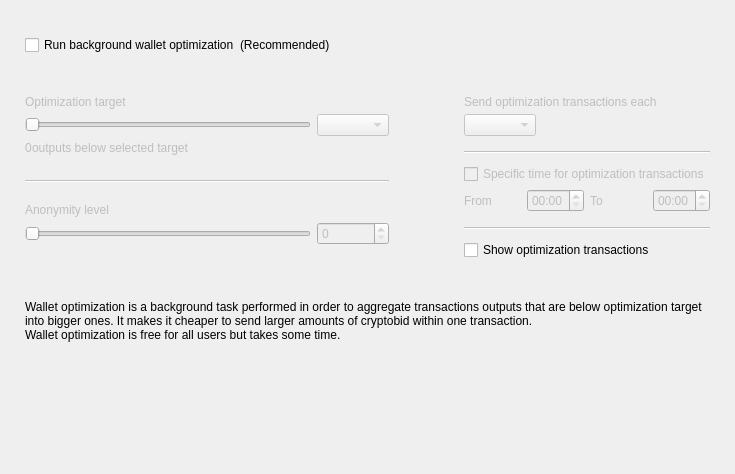
<?xml version="1.0" encoding="UTF-8"?>
<ui version="4.0">
 <class>OptimizationOptionsFrame</class>
 <widget class="QFrame" name="OptimizationOptionsFrame">
  <property name="geometry">
   <rect>
    <x>0</x>
    <y>0</y>
    <width>735</width>
    <height>474</height>
   </rect>
  </property>
  <property name="windowTitle">
   <string>Frame</string>
  </property>
  <property name="frameShape">
   <enum>QFrame::NoFrame</enum>
  </property>
  <property name="frameShadow">
   <enum>QFrame::Raised</enum>
  </property>
  <layout class="QVBoxLayout" name="verticalLayout">
   <property name="spacing">
    <number>0</number>
   </property>
   <property name="leftMargin">
    <number>25</number>
   </property>
   <property name="topMargin">
    <number>35</number>
   </property>
   <property name="rightMargin">
    <number>25</number>
   </property>
   <property name="bottomMargin">
    <number>0</number>
   </property>
   <item>
    <layout class="QHBoxLayout" name="horizontalLayout_2">
     <item>
      <widget class="QCheckBox" name="m_enableOptimizationCheck">
       <property name="text">
        <string>Run background wallet optimization</string>
       </property>
      </widget>
     </item>
     <item>
      <widget class="WalletGui::WalletNormalGrayTextLabel" name="label_8">
       <property name="text">
        <string>(Recommended)</string>
       </property>
      </widget>
     </item>
     <item>
      <spacer name="horizontalSpacer">
       <property name="orientation">
        <enum>Qt::Horizontal</enum>
       </property>
       <property name="sizeHint" stdset="0">
        <size>
         <width>40</width>
         <height>20</height>
        </size>
       </property>
      </spacer>
     </item>
    </layout>
   </item>
   <item>
    <spacer name="verticalSpacer_2">
     <property name="orientation">
      <enum>Qt::Vertical</enum>
     </property>
     <property name="sizeType">
      <enum>QSizePolicy::Fixed</enum>
     </property>
     <property name="sizeHint" stdset="0">
      <size>
       <width>20</width>
       <height>40</height>
      </size>
     </property>
    </spacer>
   </item>
   <item>
    <widget class="QWidget" name="m_optimizationOptionsWidget" native="true">
     <property name="enabled">
      <bool>true</bool>
     </property>
     <layout class="QHBoxLayout" name="horizontalLayout">
      <property name="spacing">
       <number>75</number>
      </property>
      <property name="leftMargin">
       <number>0</number>
      </property>
      <property name="topMargin">
       <number>0</number>
      </property>
      <property name="rightMargin">
       <number>0</number>
      </property>
      <property name="bottomMargin">
       <number>0</number>
      </property>
      <item alignment="Qt::AlignTop">
       <widget class="QWidget" name="widget1" native="true">
        <property name="enabled">
         <bool>false</bool>
        </property>
        <layout class="QGridLayout" name="gridLayout" columnstretch="50,0,0,0">
         <property name="leftMargin">
          <number>0</number>
         </property>
         <property name="topMargin">
          <number>0</number>
         </property>
         <property name="rightMargin">
          <number>0</number>
         </property>
         <property name="bottomMargin">
          <number>0</number>
         </property>
         <property name="verticalSpacing">
          <number>5</number>
         </property>
         <item row="0" column="0" colspan="4">
          <widget class="WalletGui::WalletNormalBlackTextLabel" name="label_5">
           <property name="text">
            <string>Optimization target</string>
           </property>
           <property name="indent">
            <number>0</number>
           </property>
          </widget>
         </item>
         <item row="4" column="0" colspan="4">
          <spacer name="verticalSpacer_3">
           <property name="orientation">
            <enum>Qt::Vertical</enum>
           </property>
           <property name="sizeType">
            <enum>QSizePolicy::Fixed</enum>
           </property>
           <property name="sizeHint" stdset="0">
            <size>
             <width>20</width>
             <height>20</height>
            </size>
           </property>
          </spacer>
         </item>
         <item row="1" column="0" colspan="3">
          <widget class="QSlider" name="m_thresholdSlider">
           <property name="maximum">
            <number>6</number>
           </property>
           <property name="pageStep">
            <number>1</number>
           </property>
           <property name="orientation">
            <enum>Qt::Horizontal</enum>
           </property>
          </widget>
         </item>
         <item row="1" column="3">
          <widget class="QComboBox" name="m_thresholdCombo"/>
         </item>
         <item row="5" column="0" colspan="4">
          <widget class="Line" name="line">
           <property name="orientation">
            <enum>Qt::Horizontal</enum>
           </property>
          </widget>
         </item>
         <item row="6" column="0" colspan="4">
          <spacer name="verticalSpacer_4">
           <property name="orientation">
            <enum>Qt::Vertical</enum>
           </property>
           <property name="sizeType">
            <enum>QSizePolicy::Fixed</enum>
           </property>
           <property name="sizeHint" stdset="0">
            <size>
             <width>20</width>
             <height>15</height>
            </size>
           </property>
          </spacer>
         </item>
         <item row="8" column="3">
          <widget class="QSpinBox" name="m_mixinSpin">
           <property name="buttonSymbols">
            <enum>QAbstractSpinBox::UpDownArrows</enum>
           </property>
          </widget>
         </item>
         <item row="7" column="0" colspan="4">
          <widget class="WalletGui::WalletNormalBlackTextLabel" name="label_7">
           <property name="text">
            <string>Anonymity level</string>
           </property>
           <property name="indent">
            <number>0</number>
           </property>
          </widget>
         </item>
         <item row="8" column="0" colspan="3">
          <widget class="QSlider" name="m_mixinSlider">
           <property name="pageStep">
            <number>1</number>
           </property>
           <property name="orientation">
            <enum>Qt::Horizontal</enum>
           </property>
          </widget>
         </item>
         <item row="2" column="0" colspan="4">
          <spacer name="verticalSpacer_12">
           <property name="orientation">
            <enum>Qt::Vertical</enum>
           </property>
           <property name="sizeType">
            <enum>QSizePolicy::Fixed</enum>
           </property>
           <property name="sizeHint" stdset="0">
            <size>
             <width>20</width>
             <height>0</height>
            </size>
           </property>
          </spacer>
         </item>
         <item row="3" column="0" colspan="4">
          <layout class="QHBoxLayout" name="horizontalLayout_3" stretch="0,1">
           <item>
            <widget class="QLabel" name="m_nonOptimizedOutputsLabel">
             <property name="text">
              <string>0</string>
             </property>
            </widget>
           </item>
           <item>
            <widget class="WalletGui::WalletNormalBlackTextLabel" name="m_nonOptimizedOutputsTextLabel">
             <property name="text">
              <string>outputs below selected target</string>
             </property>
            </widget>
           </item>
          </layout>
         </item>
        </layout>
       </widget>
      </item>
      <item>
       <layout class="QVBoxLayout" name="verticalLayout_3">
        <property name="spacing">
         <number>10</number>
        </property>
        <property name="rightMargin">
         <number>0</number>
        </property>
        <property name="bottomMargin">
         <number>0</number>
        </property>
        <item>
         <widget class="QWidget" name="widget2" native="true">
          <property name="enabled">
           <bool>false</bool>
          </property>
          <layout class="QGridLayout" name="gridLayout_2" columnstretch="0,0,0,0">
           <property name="leftMargin">
            <number>0</number>
           </property>
           <property name="topMargin">
            <number>0</number>
           </property>
           <property name="rightMargin">
            <number>0</number>
           </property>
           <property name="bottomMargin">
            <number>0</number>
           </property>
           <property name="verticalSpacing">
            <number>5</number>
           </property>
           <item row="2" column="0" colspan="2" alignment="Qt::AlignLeft">
            <widget class="QComboBox" name="m_periodCombo"/>
           </item>
           <item row="8" column="0">
            <widget class="WalletGui::WalletNormalBlackTextLabel" name="label_2">
             <property name="text">
              <string>From</string>
             </property>
            </widget>
           </item>
           <item row="8" column="1">
            <widget class="QTimeEdit" name="m_startTimeEdit">
             <property name="enabled">
              <bool>false</bool>
             </property>
             <property name="displayFormat">
              <string>HH:mm</string>
             </property>
            </widget>
           </item>
           <item row="8" column="2">
            <widget class="WalletGui::WalletNormalBlackTextLabel" name="label_3">
             <property name="text">
              <string>To</string>
             </property>
            </widget>
           </item>
           <item row="8" column="3">
            <widget class="QTimeEdit" name="m_stopTimeEdit">
             <property name="enabled">
              <bool>false</bool>
             </property>
             <property name="displayFormat">
              <string>HH:mm</string>
             </property>
            </widget>
           </item>
           <item row="6" column="0" colspan="4">
            <widget class="QCheckBox" name="m_optimizationTimeCheck">
             <property name="text">
              <string>Specific time for optimization transactions</string>
             </property>
            </widget>
           </item>
           <item row="4" column="0" colspan="4">
            <widget class="Line" name="line_2">
             <property name="orientation">
              <enum>Qt::Horizontal</enum>
             </property>
            </widget>
           </item>
           <item row="0" column="0" colspan="4">
            <widget class="WalletGui::WalletNormalBlackTextLabel" name="label_4">
             <property name="text">
              <string>Send optimization transactions each</string>
             </property>
             <property name="indent">
              <number>0</number>
             </property>
            </widget>
           </item>
           <item row="7" column="0" colspan="4">
            <spacer name="verticalSpacer_8">
             <property name="orientation">
              <enum>Qt::Vertical</enum>
             </property>
             <property name="sizeType">
              <enum>QSizePolicy::Fixed</enum>
             </property>
             <property name="sizeHint" stdset="0">
              <size>
               <width>20</width>
               <height>0</height>
              </size>
             </property>
            </spacer>
           </item>
           <item row="3" column="0" colspan="4">
            <spacer name="verticalSpacer_6">
             <property name="orientation">
              <enum>Qt::Vertical</enum>
             </property>
             <property name="sizeType">
              <enum>QSizePolicy::Fixed</enum>
             </property>
             <property name="sizeHint" stdset="0">
              <size>
               <width>20</width>
               <height>10</height>
              </size>
             </property>
            </spacer>
           </item>
           <item row="10" column="0" colspan="4">
            <widget class="Line" name="line_3">
             <property name="orientation">
              <enum>Qt::Horizontal</enum>
             </property>
            </widget>
           </item>
           <item row="1" column="0" colspan="4">
            <spacer name="verticalSpacer_5">
             <property name="orientation">
              <enum>Qt::Vertical</enum>
             </property>
             <property name="sizeType">
              <enum>QSizePolicy::Fixed</enum>
             </property>
             <property name="sizeHint" stdset="0">
              <size>
               <width>20</width>
               <height>0</height>
              </size>
             </property>
            </spacer>
           </item>
           <item row="5" column="0" colspan="4">
            <spacer name="verticalSpacer_7">
             <property name="orientation">
              <enum>Qt::Vertical</enum>
             </property>
             <property name="sizeType">
              <enum>QSizePolicy::Fixed</enum>
             </property>
             <property name="sizeHint" stdset="0">
              <size>
               <width>20</width>
               <height>5</height>
              </size>
             </property>
            </spacer>
           </item>
           <item row="9" column="0" colspan="4">
            <spacer name="verticalSpacer_10">
             <property name="orientation">
              <enum>Qt::Vertical</enum>
             </property>
             <property name="sizeType">
              <enum>QSizePolicy::Fixed</enum>
             </property>
             <property name="sizeHint" stdset="0">
              <size>
               <width>20</width>
               <height>10</height>
              </size>
             </property>
            </spacer>
           </item>
          </layout>
         </widget>
        </item>
        <item>
         <widget class="QCheckBox" name="m_showFusionTransactionsCheck">
          <property name="enabled">
           <bool>true</bool>
          </property>
          <property name="text">
           <string>Show optimization transactions</string>
          </property>
         </widget>
        </item>
       </layout>
      </item>
     </layout>
    </widget>
   </item>
   <item>
    <spacer name="verticalSpacer_11">
     <property name="orientation">
      <enum>Qt::Vertical</enum>
     </property>
     <property name="sizeType">
      <enum>QSizePolicy::Fixed</enum>
     </property>
     <property name="sizeHint" stdset="0">
      <size>
       <width>20</width>
       <height>40</height>
      </size>
     </property>
    </spacer>
   </item>
   <item>
    <widget class="WalletGui::WalletExtraNormalGrayTextLabel" name="m_helpLabel">
     <property name="text">
      <string>Wallet optimization is a background task performed in order to aggregate transactions outputs that are below optimization target into bigger ones. It makes it cheaper to send larger amounts of cryptobid within one transaction.
Wallet optimization is free for all users but takes some time.</string>
     </property>
     <property name="wordWrap">
      <bool>true</bool>
     </property>
    </widget>
   </item>
   <item>
    <spacer name="verticalSpacer">
     <property name="orientation">
      <enum>Qt::Vertical</enum>
     </property>
     <property name="sizeHint" stdset="0">
      <size>
       <width>20</width>
       <height>40</height>
      </size>
     </property>
    </spacer>
   </item>
  </layout>
 </widget>
 <customwidgets>
  <customwidget>
   <class>WalletGui::WalletNormalGrayTextLabel</class>
   <extends>QLabel</extends>
   <header>Gui/Common/WalletTextLabel.h</header>
  </customwidget>
  <customwidget>
   <class>WalletGui::WalletNormalBlackTextLabel</class>
   <extends>QLabel</extends>
   <header>Gui/Common/WalletTextLabel.h</header>
  </customwidget>
  <customwidget>
   <class>WalletGui::WalletExtraNormalGrayTextLabel</class>
   <extends>QLabel</extends>
   <header>Gui/Common/WalletTextLabel.h</header>
  </customwidget>
 </customwidgets>
 <resources/>
 <connections>
  <connection>
   <sender>m_enableOptimizationCheck</sender>
   <signal>toggled(bool)</signal>
   <receiver>widget1</receiver>
   <slot>setEnabled(bool)</slot>
   <hints>
    <hint type="sourcelabel">
     <x>147</x>
     <y>47</y>
    </hint>
    <hint type="destinationlabel">
     <x>176</x>
     <y>204</y>
    </hint>
   </hints>
  </connection>
  <connection>
   <sender>m_thresholdSlider</sender>
   <signal>valueChanged(int)</signal>
   <receiver>OptimizationOptionsFrame</receiver>
   <slot>thresholdChanged(int)</slot>
   <hints>
    <hint type="sourcelabel">
     <x>116</x>
     <y>139</y>
    </hint>
    <hint type="destinationlabel">
     <x>355</x>
     <y>194</y>
    </hint>
   </hints>
  </connection>
  <connection>
   <sender>m_mixinSlider</sender>
   <signal>valueChanged(int)</signal>
   <receiver>OptimizationOptionsFrame</receiver>
   <slot>mixinChanged(int)</slot>
   <hints>
    <hint type="sourcelabel">
     <x>116</x>
     <y>240</y>
    </hint>
    <hint type="destinationlabel">
     <x>367</x>
     <y>236</y>
    </hint>
   </hints>
  </connection>
  <connection>
   <sender>m_optimizationTimeCheck</sender>
   <signal>toggled(bool)</signal>
   <receiver>m_startTimeEdit</receiver>
   <slot>setEnabled(bool)</slot>
   <hints>
    <hint type="sourcelabel">
     <x>543</x>
     <y>179</y>
    </hint>
    <hint type="destinationlabel">
     <x>501</x>
     <y>207</y>
    </hint>
   </hints>
  </connection>
  <connection>
   <sender>m_optimizationTimeCheck</sender>
   <signal>toggled(bool)</signal>
   <receiver>m_stopTimeEdit</receiver>
   <slot>setEnabled(bool)</slot>
   <hints>
    <hint type="sourcelabel">
     <x>543</x>
     <y>179</y>
    </hint>
    <hint type="destinationlabel">
     <x>643</x>
     <y>207</y>
    </hint>
   </hints>
  </connection>
  <connection>
   <sender>m_mixinSpin</sender>
   <signal>valueChanged(int)</signal>
   <receiver>OptimizationOptionsFrame</receiver>
   <slot>mixinChanged(int)</slot>
   <hints>
    <hint type="sourcelabel">
     <x>273</x>
     <y>271</y>
    </hint>
    <hint type="destinationlabel">
     <x>367</x>
     <y>236</y>
    </hint>
   </hints>
  </connection>
  <connection>
   <sender>m_thresholdCombo</sender>
   <signal>currentIndexChanged(int)</signal>
   <receiver>OptimizationOptionsFrame</receiver>
   <slot>thresholdChanged(int)</slot>
   <hints>
    <hint type="sourcelabel">
     <x>270</x>
     <y>139</y>
    </hint>
    <hint type="destinationlabel">
     <x>367</x>
     <y>236</y>
    </hint>
   </hints>
  </connection>
  <connection>
   <sender>m_enableOptimizationCheck</sender>
   <signal>toggled(bool)</signal>
   <receiver>widget2</receiver>
   <slot>setEnabled(bool)</slot>
   <hints>
    <hint type="sourcelabel">
     <x>158</x>
     <y>48</y>
    </hint>
    <hint type="destinationlabel">
     <x>556</x>
     <y>197</y>
    </hint>
   </hints>
  </connection>
 </connections>
 <slots>
  <slot>thresholdChanged(int)</slot>
  <slot>mixinChanged(int)</slot>
 </slots>
</ui>
